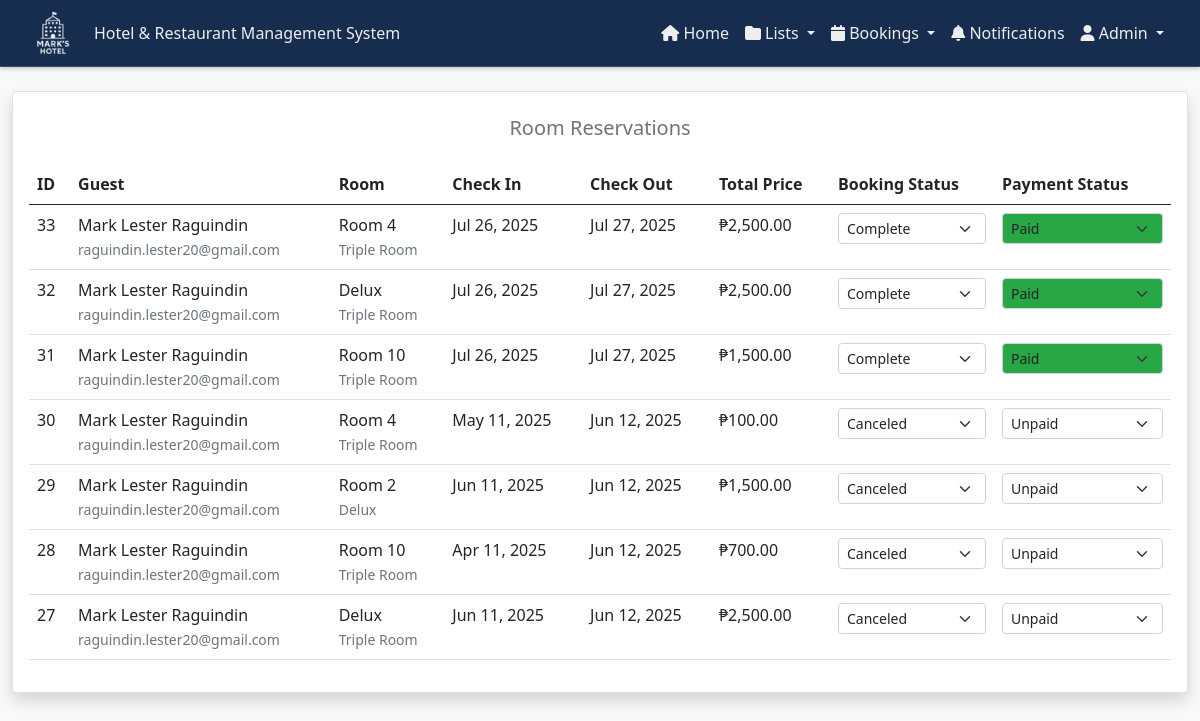
The page /admin/room_reservations.php (signed in) on the database as committed earlier.
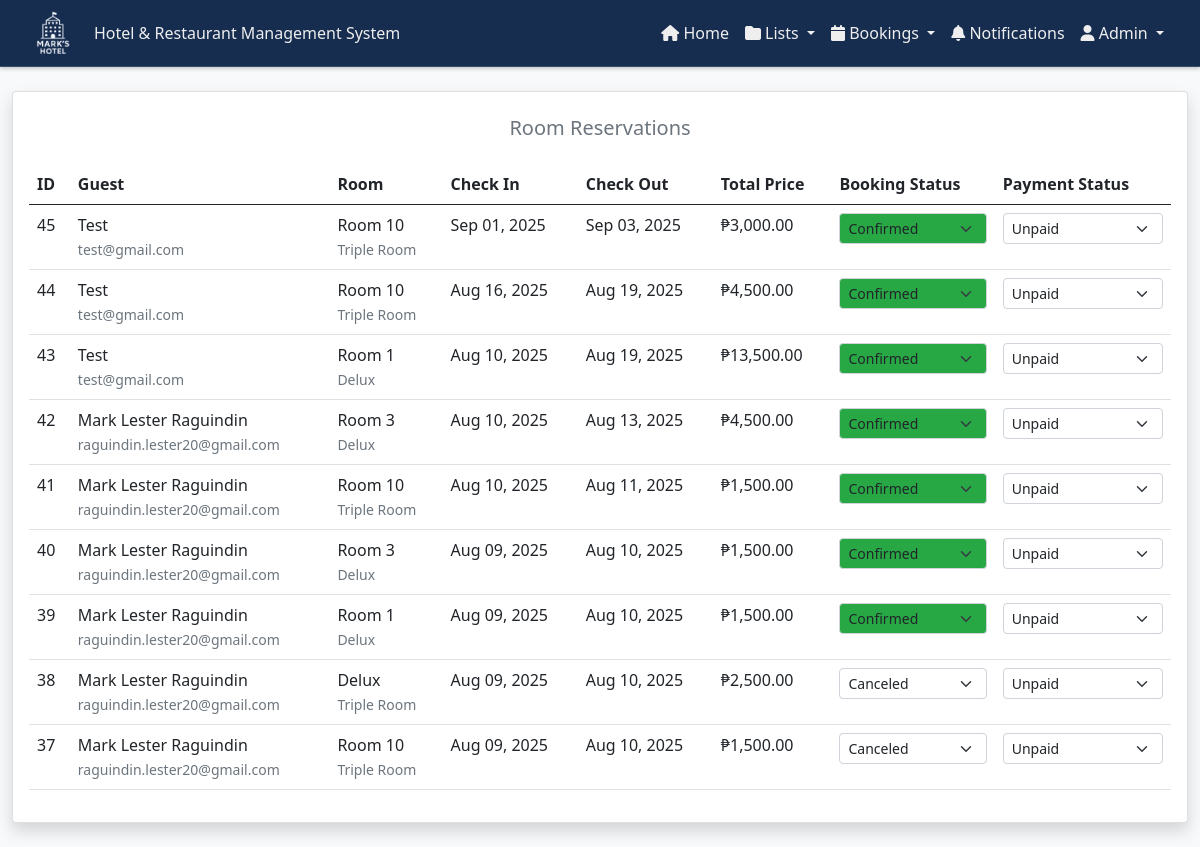
The same page on the database as committed later.
### tables this page shows
CREATE TABLE `bookings` (
  `booking_id` int(11) NOT NULL,
  `user_id` int(11) NOT NULL,
  `room_id` int(11) NOT NULL,
  `check_in_date` date NOT NULL,
  `check_out_date` date NOT NULL,
  `total_price` decimal(10,2) NOT NULL,
  `status` enum('pending','confirmed','cancelled','completed') DEFAULT 'pending',
  `payment_status` enum('unpaid','partially_paid','paid') DEFAULT 'unpaid',
  `special_requests` text DEFAULT NULL,
  `is_read` tinyint(1) DEFAULT 0,
  `created_at` timestamp NOT NULL DEFAULT current_timestamp(),
  `updated_at` timestamp NOT NULL DEFAULT current_timestamp() ON UPDATE current_timestamp()
);

CREATE TABLE `users` (
  `user_id` int(11) NOT NULL,
  `name` varchar(255) NOT NULL,
  `address` varchar(50) NOT NULL,
  `email` varchar(50) NOT NULL,
  `password` varchar(50) NOT NULL,
  `role` varchar(20) DEFAULT NULL,
  `phone` tinytext DEFAULT NULL
);

CREATE TABLE `rooms` (
  `id` int(11) NOT NULL,
  `title` varchar(255) NOT NULL,
  `room_type_id` int(11) NOT NULL,
  `images` varchar(255) DEFAULT NULL,
  `price` varchar(250) DEFAULT NULL,
  `includes` varchar(250) DEFAULT NULL
);

CREATE TABLE `room_type` (
  `id` int(11) NOT NULL,
  `title` varchar(255) NOT NULL,
  `detail` varchar(255) NOT NULL
);

### controllers/roomReservationsController.php (called while the page is built, shortened)
<?php
function getReservations($con) {
    $query = "SELECT
        b.booking_id,
        b.check_in_date,
        b.check_out_date,
        b.total_price,
        b.status as booking_status,
        b.payment_status,
        b.special_requests,
        b.created_at,
        u.name as guest_name,
        u.email as guest_email,
        r.title as room_title,
        rt.title as room_type
    FROM bookings b
    LEFT JOIN users u ON b.user_id = u.user_id
    LEFT JOIN rooms r ON b.room_id = r.id
    LEFT JOIN room_type rt ON r.room_type_id = rt.id
    ORDER BY b.created_at DESC";
    return mysqli_query($con, $query);
}
?>

### admin/room_reservations.php (the view, shortened to what the changed rows need)
<?php
require_once '../components/config.php';
require_once '../controllers/roomReservationsController.php';
function getPaymentStatusColor($status) {
    switch ($status) {
        case 'paid':
            return '#28a745';
        default:
            return '#ffffff';
    }
}
function getStatusColor($status) {
    switch ($status) {
        case 'confirmed':
            return '#28a745';
        default:
            return '#ffffff';
    }
}
$reservations = getReservations($con);
?>
<!DOCTYPE html>
<html lang="en">
<head>
<link href="https://cdn.jsdelivr.net/npm/bootstrap@5.0.2/dist/css/bootstrap.min.css" rel="stylesheet">
    <link rel="stylesheet" href="https://cdnjs.cloudflare.com/ajax/libs/font-awesome/6.0.0-beta3/css/all.min.css" />
    <link rel="stylesheet" href="../css/customAdminHeader.css">
    <link rel="stylesheet" href="https://cdnjs.cloudflare.com/ajax/libs/font-awesome/6.7.2/css/all.min.css">
    <link rel="stylesheet" href="https://cdn.datatables.net/1.11.5/css/dataTables.bootstrap5.min.css">
    <link rel="stylesheet" href="../css/notifications.css">
    <link rel="stylesheet" href="../css/darkTheme.css">
</head>
<body>
    <div class="container-fluid py-4">
        <div class="row">
            <div class="col-12">
                <div class="card shadow">
                    <div class="card-body">
                        <div class="table-responsive">
                            <table id="reservationsTable" class="table table-white">
                                <thead>
                                    <tr>
                                        <th>ID</th>
                                        <th>Guest</th>
                                        <th>Room</th>
                                        <th>Check In</th>
                                        <th>Check Out</th>
                                        <th>Total Price</th>
                                        <th>Booking Status</th>
                                        <th>Payment Status</th>
                                    </tr>
                                </thead>
                                <tbody>
                                    <?php while($row = mysqli_fetch_assoc($reservations)): ?>
                                        <tr>
                                            <td><?php echo $row['booking_id']; ?></td>
                                            <td>
                                                <?php echo $row['guest_name']; ?><br>
                                                <small class="text-muted"><?php echo $row['guest_email']; ?></small>
                                            </td>
                                            <td>
                                                <?php echo $row['room_title']; ?><br>
                                                <small class="text-muted"><?php echo $row['room_type']; ?></small>
                                            </td>
                                            <td><?php echo date('M d, Y', strtotime($row['check_in_date'])); ?></td>
                                            <td><?php echo date('M d, Y', strtotime($row['check_out_date'])); ?></td>
                                            <td>₱<?php echo number_format($row['total_price'], 2); ?></td>
                                            <td>
                                                <form method="POST">
                                                    <select name="new_status" class="form-select form-select-sm status-select"
                                                            onchange="this.form.submit()"
                                                            style="background-color: <?php echo getStatusColor($row['booking_status']); ?>">
                                                        <option value="confirmed" <?php echo $row['booking_status'] == 'confirmed' ? 'selected' : ''; ?>>Confirmed</option>
                                                        <option value="cancelled" <?php echo $row['booking_status'] == 'cancelled' ? 'selected' : ''; ?>>Canceled</option>
                                                        <option value="completed" <?php echo $row['booking_status'] == 'completed' ? 'selected' : ''; ?>>Complete</option>
                                                    </select>
                                                </form>
                                            </td>
                                            <td>
                                                <form method="POST">
                                                    <select name="new_status" class="form-select form-select-sm status-select"
                                                            onchange="this.form.submit()"
                                                            style="background-color: <?php echo getPaymentStatusColor($row['payment_status']); ?>">
                                                        <option value="unpaid" <?php echo $row['payment_status'] == 'unpaid' ? 'selected' : ''; ?>>Unpaid</option>
                                                        <option value="paid" <?php echo $row['payment_status'] == 'paid' ? 'selected' : ''; ?>>Paid</option>
                                                    </select>
                                                </form>
                                            </td>
                                        </tr>
                                    <?php endwhile; ?>
                                </tbody>
                            </table>
                        </div>
                    </div>
                </div>
            </div>
        </div>
    </div>
</body>
</html>

Rows that differ between the two databases and show on the page:
removed bookings: booking_id "33", user.name "Mark Lester Raguindin", user.email "raguindin.lester20@gmail.com", room.title "Room 4", room_type.title "Triple Room", check_in_date "Jul 26, 2025", check_out_date "Jul 27, 2025", total_price "2,500.00", new_status "Complete", new_status "Paid"
removed bookings: booking_id "32", user.name "Mark Lester Raguindin", user.email "raguindin.lester20@gmail.com", room.title "Delux", room_type.title "Triple Room", check_in_date "Jul 26, 2025", check_out_date "Jul 27, 2025", total_price "2,500.00", new_status "Complete", new_status "Paid"
removed bookings: booking_id "31", user.name "Mark Lester Raguindin", user.email "raguindin.lester20@gmail.com", room.title "Room 10", room_type.title "Triple Room", check_in_date "Jul 26, 2025", check_out_date "Jul 27, 2025", total_price "1,500.00", new_status "Complete", new_status "Paid"
removed bookings: booking_id "30", user.name "Mark Lester Raguindin", user.email "raguindin.lester20@gmail.com", room.title "Room 4", room_type.title "Triple Room", check_in_date "May 11, 2025", check_out_date "Jun 12, 2025", total_price "100.00", new_status "Canceled", new_status "Unpaid"
removed bookings: booking_id "29", user.name "Mark Lester Raguindin", user.email "raguindin.lester20@gmail.com", room.title "Room 2", room_type.title "Delux", check_in_date "Jun 11, 2025", check_out_date "Jun 12, 2025", total_price "1,500.00", new_status "Canceled", new_status "Unpaid"
removed bookings: booking_id "28", user.name "Mark Lester Raguindin", user.email "raguindin.lester20@gmail.com", room.title "Room 10", room_type.title "Triple Room", check_in_date "Apr 11, 2025", check_out_date "Jun 12, 2025", total_price "700.00", new_status "Canceled", new_status "Unpaid"
removed bookings: booking_id "27", user.name "Mark Lester Raguindin", user.email "raguindin.lester20@gmail.com", room.title "Delux", room_type.title "Triple Room", check_in_date "Jun 11, 2025", check_out_date "Jun 12, 2025", total_price "2,500.00", new_status "Canceled", new_status "Unpaid"
added bookings: booking_id "45", user.name "Test", user.email "test@gmail.com", room.title "Room 10", room_type.title "Triple Room", check_in_date "Sep 01, 2025", check_out_date "Sep 03, 2025", total_price "3,000.00", new_status "Confirmed", new_status "Unpaid"
added bookings: booking_id "44", user.name "Test", user.email "test@gmail.com", room.title "Room 10", room_type.title "Triple Room", check_in_date "Aug 16, 2025", check_out_date "Aug 19, 2025", total_price "4,500.00", new_status "Confirmed", new_status "Unpaid"
added bookings: booking_id "43", user.name "Test", user.email "test@gmail.com", room.title "Room 1", room_type.title "Delux", check_in_date "Aug 10, 2025", check_out_date "Aug 19, 2025", total_price "13,500.00", new_status "Confirmed", new_status "Unpaid"
added bookings: booking_id "42", user.name "Mark Lester Raguindin", user.email "raguindin.lester20@gmail.com", room.title "Room 3", room_type.title "Delux", check_in_date "Aug 10, 2025", check_out_date "Aug 13, 2025", total_price "4,500.00", new_status "Confirmed", new_status "Unpaid"
added bookings: booking_id "41", user.name "Mark Lester Raguindin", user.email "raguindin.lester20@gmail.com", room.title "Room 10", room_type.title "Triple Room", check_in_date "Aug 10, 2025", check_out_date "Aug 11, 2025", total_price "1,500.00", new_status "Confirmed", new_status "Unpaid"
added bookings: booking_id "40", user.name "Mark Lester Raguindin", user.email "raguindin.lester20@gmail.com", room.title "Room 3", room_type.title "Delux", check_in_date "Aug 09, 2025", check_out_date "Aug 10, 2025", total_price "1,500.00", new_status "Confirmed", new_status "Unpaid"
added bookings: booking_id "39", user.name "Mark Lester Raguindin", user.email "raguindin.lester20@gmail.com", room.title "Room 1", room_type.title "Delux", check_in_date "Aug 09, 2025", check_out_date "Aug 10, 2025", total_price "1,500.00", new_status "Confirmed", new_status "Unpaid"
added bookings: booking_id "38", user.name "Mark Lester Raguindin", user.email "raguindin.lester20@gmail.com", room.title "Delux", room_type.title "Triple Room", check_in_date "Aug 09, 2025", check_out_date "Aug 10, 2025", total_price "2,500.00", new_status "Canceled", new_status "Unpaid"
added bookings: booking_id "37", user.name "Mark Lester Raguindin", user.email "raguindin.lester20@gmail.com", room.title "Room 10", room_type.title "Triple Room", check_in_date "Aug 09, 2025", check_out_date "Aug 10, 2025", total_price "1,500.00", new_status "Canceled", new_status "Unpaid"
